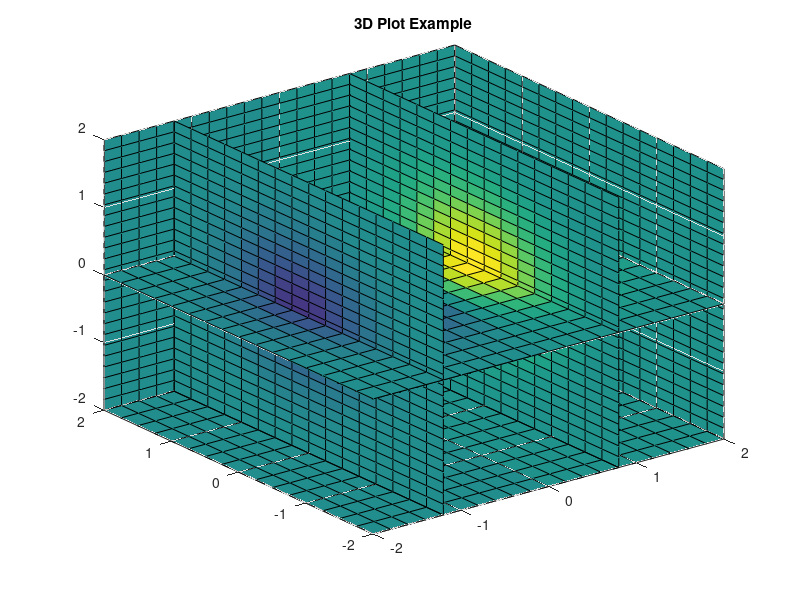

Write MATLAB code to recreate this figure.
%3D Plot Example
x=-2:.2:2;
y=-2:.25:2;
z=-2:.16:2;
[x, y, z]=meshgrid(x, y, z);
v=x.*exp(-x.^2-y.^2-z.^2);
xslice=[-1.2,.8,2];
yslice=2;
zslice=[-2,0];
slice(x,y,z,v,xslice,yslice,zslice)
title ('3D Plot Example')